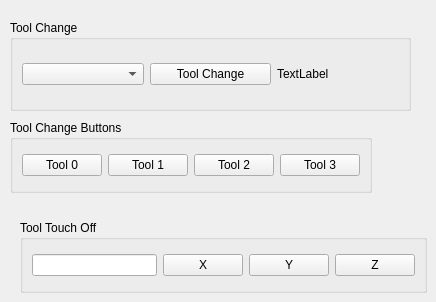
      <widget class="QWidget" name="tab_11">
       <attribute name="title">
        <string>Tools</string>
       </attribute>
       <widget class="QGroupBox" name="groupBox_11">
        <property name="geometry">
         <rect>
          <x>10</x>
          <y>20</y>
          <width>401</width>
          <height>91</height>
         </rect>
        </property>
        <property name="title">
         <string>Tool Change</string>
        </property>
        <layout class="QGridLayout" name="gridLayout_6">
         <item row="0" column="0">
          <widget class="QComboBox" name="tool_change_cb"/>
         </item>
         <item row="0" column="1">
          <widget class="QPushButton" name="tool_change_pb">
           <property name="text">
            <string>Tool Change</string>
           </property>
          </widget>
         </item>
         <item row="0" column="2">
          <widget class="QLabel" name="tool_in_spindle_lb">
           <property name="text">
            <string>TextLabel</string>
           </property>
          </widget>
         </item>
        </layout>
       </widget>
       <widget class="QGroupBox" name="groupBox_12">
        <property name="geometry">
         <rect>
          <x>10</x>
          <y>120</y>
          <width>362</width>
          <height>73</height>
         </rect>
        </property>
        <property name="title">
         <string>Tool Change Buttons</string>
        </property>
        <layout class="QGridLayout" name="gridLayout_20">
         <item row="0" column="0">
          <widget class="QPushButton" name="tool_change_pb_0">
           <property name="text">
            <string>Tool 0</string>
           </property>
          </widget>
         </item>
         <item row="0" column="1">
          <widget class="QPushButton" name="tool_change_pb_1">
           <property name="text">
            <string>Tool 1</string>
           </property>
          </widget>
         </item>
         <item row="0" column="2">
          <widget class="QPushButton" name="tool_change_pb_2">
           <property name="text">
            <string>Tool 2</string>
           </property>
          </widget>
         </item>
         <item row="0" column="3">
          <widget class="QPushButton" name="tool_change_pb_3">
           <property name="text">
            <string>Tool 3</string>
           </property>
          </widget>
         </item>
        </layout>
       </widget>
       <widget class="QGroupBox" name="groupBox_13">
        <property name="geometry">
         <rect>
          <x>20</x>
          <y>220</y>
          <width>407</width>
          <height>73</height>
         </rect>
        </property>
        <property name="title">
         <string>Tool Touch Off</string>
        </property>
        <layout class="QGridLayout" name="gridLayout_21">
         <item row="0" column="0">
          <widget class="QLineEdit" name="tool_touchoff_le"/>
         </item>
         <item row="0" column="1">
          <widget class="QPushButton" name="tool_touchoff_x">
           <property name="text">
            <string>X</string>
           </property>
          </widget>
         </item>
         <item row="0" column="2">
          <widget class="QPushButton" name="tool_touchoff_y">
           <property name="text">
            <string>Y</string>
           </property>
          </widget>
         </item>
         <item row="0" column="3">
          <widget class="QPushButton" name="tool_touchoff_z">
           <property name="text">
            <string>Z</string>
           </property>
          </widget>
         </item>
        </layout>
       </widget>
      </widget>
